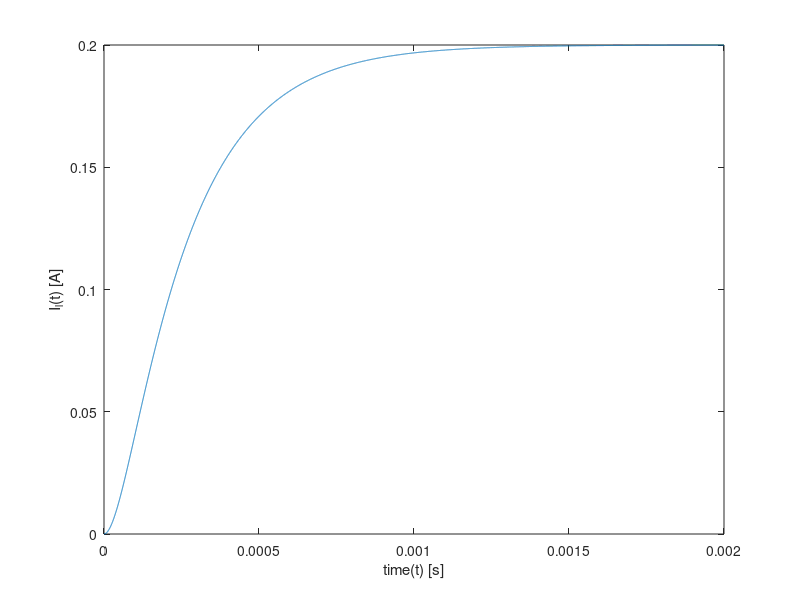

This chart was generated by the following MATLAB code:
r1=25;
r2=56;
c=2*10^-6;
l=20*10^-3;
a0=r1+r2;
a1=r1*r2*c+l;
a2=r1*c*l;
zeta=a1/(2*sqrt(a0*a2));
omegan=sqrt(a0/a2);

c1=(-263*10^-3);
c2=(63*10^-3);
expc1=(-zeta+sqrt(zeta^2-1));
expc2=(-zeta-sqrt(zeta^2-1));
t=0:0.0000002:0.002;

il=0.2+c1*exp((expc1)*omegan*t)+c2*exp((expc2)*omegan*t);

plot(t,il);
xlabel("time(t) [s]");
ylabel("I_l(t) [A]");